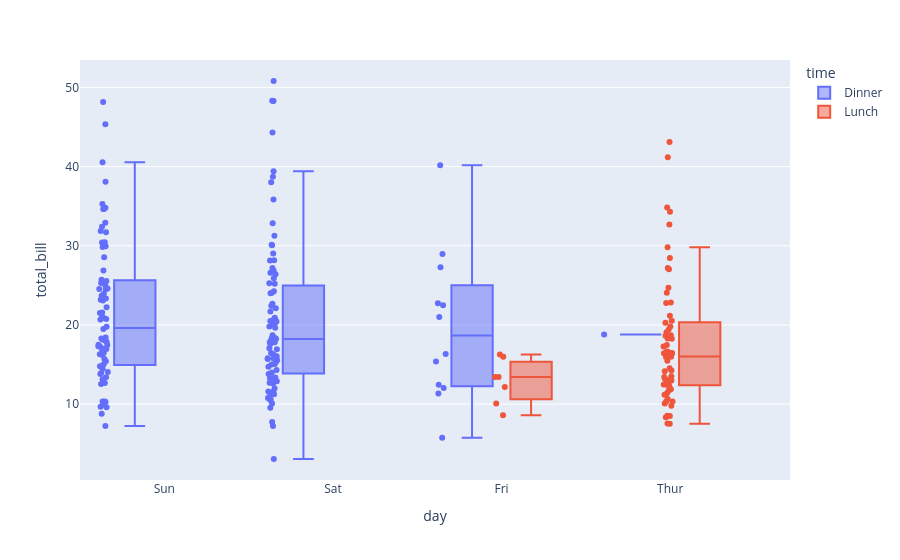

The notebook cell this image was saved under:
### Code cell
# points showing inidividual data
# 'all' shows all the data but outliers show only the some statistics
px.box(df, x='day', y='total_bill', color='time', 
      points='all')

### Figure 1 — Plotly figure (JSON) as saved in the notebook; plotly's stock layout.template omitted (floating-point values rounded to 4 significant figures; data arrays with more than 128 entries replaced by an {"elided": "..."} marker saying what was removed)
{"data": [{"alignmentgroup": "True", "boxpoints": "all", "hovertemplate": "time=Dinner<br>day=%{x}<br>total_bill=%{y}<extra></extra>", "legendgroup": "Dinner", "marker": {"color": "#636efa"}, "name": "Dinner", "notched": false, "offsetgroup": "Dinner", "orientation": "v", "showlegend": true, "type": "box", "x": {"elided": "176 str values"}, "x0": " ", "xaxis": "x", "y": {"elided": "176 float values"}, "y0": " ", "yaxis": "y"}, {"alignmentgroup": "True", "boxpoints": "all", "hovertemplate": "time=Lunch<br>day=%{x}<br>total_bill=%{y}<extra></extra>", "legendgroup": "Lunch", "marker": {"color": "#EF553B"}, "name": "Lunch", "notched": false, "offsetgroup": "Lunch", "orientation": "v", "showlegend": true, "type": "box", "x": ["Thur", "Thur", "Thur", "Thur", "Thur", "Thur", "Thur", "Thur", "Thur", "Thur", "Thur", "Thur", "Thur", "Thur", "Thur", "Thur", "Thur", "Thur", "Thur", "Thur", "Thur", "Thur", "Thur", "Thur", "Thur", "Thur", "Thur", "Thur", "Thur", "Thur", "Thur", "Thur", "Thur", "Thur", "Thur", "Thur", "Thur", "Thur", "Thur", "Thur", "Thur", "Thur", "Thur", "Thur", "Thur", "Thur", "Thur", "Thur", "Thur", "Thur", "Thur", "Thur", "Thur", "Thur", "Thur", "Thur", "Thur", "Thur", "Thur", "Thur", "Thur", "Fri", "Fri", "Fri", "Fri", "Fri", "Fri", "Fri"], "x0": " ", "xaxis": "x", "y": [27.2, 22.76, 17.29, 19.44, 16.66, 10.07, 32.68, 15.98, 34.83, 13.03, 18.28, 24.71, 21.16, 10.65, 12.43, 24.08, 11.69, 13.42, 14.26, 15.95, 12.48, 29.8, 8.52, 14.52, 11.38, 22.82, 19.08, 20.27, 11.17, 12.26, 18.26, 8.51, 10.33, 14.15, 16.0, 13.16, 17.47, 34.3, 41.19, 27.05, 16.43, 8.35, 18.64, 11.87, 9.78, 7.51, 19.81, 28.44, 15.48, 16.58, 7.56, 10.34, 43.11, 13.0, 13.51, 18.71, 12.74, 13.0, 16.4, 20.53, 16.47, 12.16, 13.42, 8.58, 15.98, 13.42, 16.27, 10.09], "y0": " ", "yaxis": "y"}], "layout": {"boxmode": "group", "legend": {"title": {"text": "time"}, "tracegroupgap": 0}, "margin": {"t": 60}, "xaxis": {"anchor": "y", "domain": [0, 1], "title": {"text": "day"}}, "yaxis": {"anchor": "x", "domain": [0, 1], "title": {"text": "total_bill"}}}}
